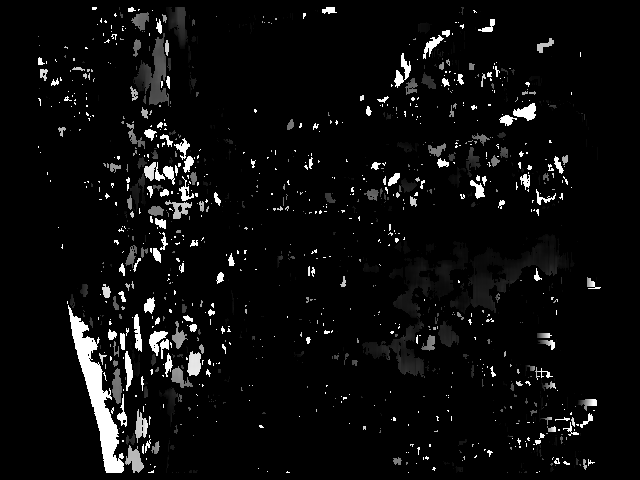

Python code for this plot:
import cv2
import numpy as np
from matplotlib import pyplot as plt
ply_header = '''ply
format ascii 1.0
element vertex %(vert_num)d
property float x
property float y
property float z
property uchar red
property uchar green
property uchar blue
end_header
'''

def write_ply(fn, verts, colors):
    verts = verts.reshape(-1, 3)
    colors = colors.reshape(-1, 3)
    verts = np.hstack([verts, colors])
    with open(fn, 'wb') as f:
        f.write((ply_header % dict(vert_num=len(verts))).encode('utf-8'))
        np.savetxt(f, verts, fmt='%f %f %f %d %d %d ')

# disparity settings
window_size = 3
min_disp = 0
num_disp = 150 - min_disp
stereo = cv2.StereoSGBM_create(minDisparity=min_disp,
                              numDisparities=num_disp,
                              blockSize=11,
                              P1=8 * 3 * window_size ** 2,
                              P2=32 * 3 * window_size ** 2,
                              disp12MaxDiff=1,
                              uniquenessRatio=10,
                              speckleWindowSize=100,
                              speckleRange=64,
                              mode = 2
                              )


imgL = cv2.pyrDown(cv2.imread('images/Books/leftCol.jpg'))
imgR = cv2.pyrDown(cv2.imread('images/Books/rightCol.jpg'))

# cv2.imshow('imgl', imgL)
# cv2.waitKey(0)
# cv2.destroyAllWindows()

# compute disparity
disp = stereo.compute(imgL, imgR).astype(np.float32) / 16.0

h, w = imgL.shape[:2]
f = 0.8*w                          # guess for focal length
Q = np.float32([[1, 0, 0, -0.5*w],
                    [0,-1, 0,  0.5*h], # turn points 180 deg around x-axis,
                    [0, 0, 0,     -f], # so that y-axis looks up
                    [0, 0, 1,      0]])
points = cv2.reprojectImageTo3D(disp, Q)
colors = cv2.cvtColor(imgL, cv2.COLOR_BGR2RGB)
mask = disp > disp.min()
out_points = points[mask]
out_colors = colors[mask]
out_fn = 'out.ply'
write_ply(out_fn, out_points, out_colors)

cv2.imshow('left', imgL)
cv2.imwrite('booksOrig.png', imgL)
cv2.imshow('disparity', (disp-min_disp)/num_disp)
cv2.imwrite('dispBooks.png', disp, (cv2.IMWRITE_PNG_STRATEGY, cv2.IMWRITE_PNG_STRATEGY_DEFAULT))
plt.imsave('dispBooksPLT.png', disp, cmap = 'gray')


cv2.waitKey(0)
cv2.destroyAllWindows()